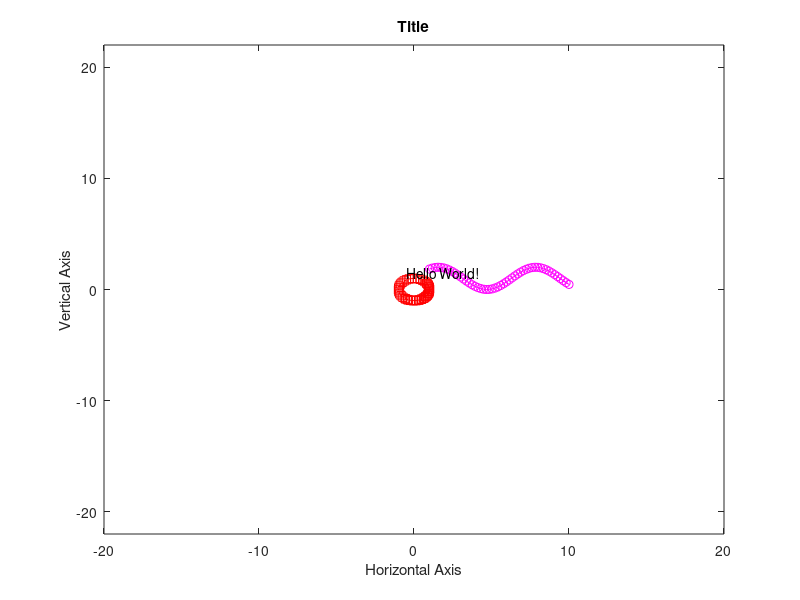

MATLAB code to generate this figure:
clc;                    % Clear Command Window %
clear all;              % Remove items from workspace, freeing up system memory %
warning off;            % Disable all warnings %

% Define X as a vector of 50 linearly spaced values between 1 and 10
% Define Y as the sine function
% Define Z as the cosine function
X = linspace(1,10,50);
Y = sin(X);
Z = cos(X);

% Plot 2 functions on the same graph, the first function X with Y + 1 and the second Y with Z
% Do the formatting as follows:
% Function 1 = magenta color, circle marker and dash line type
% Function 2 = red color, square marker and dash and dot line type
plot(X,Y+1,'mo-',Y,Z,'rs-.')

% Insert a title on the chart
title ('Title')

% Insert the text (Horizontal Axis) to the axis of the abscissa
% and the text (Vertical Axis) to the axis of the ordinates
xlabel ('Horizontal Axis')
ylabel ('Vertical Axis')

% Create a text of your choice positioned in the coordinate at your discretion
text(-0.5,1.5,'Hello World!')

% Delimit the axis ranges by -20 to 20 and -22 to 22 and
% set the background color of the window as you want
axis([-20 20 -22 22]);
whitebg([0.2345 0.3456 0.4567])